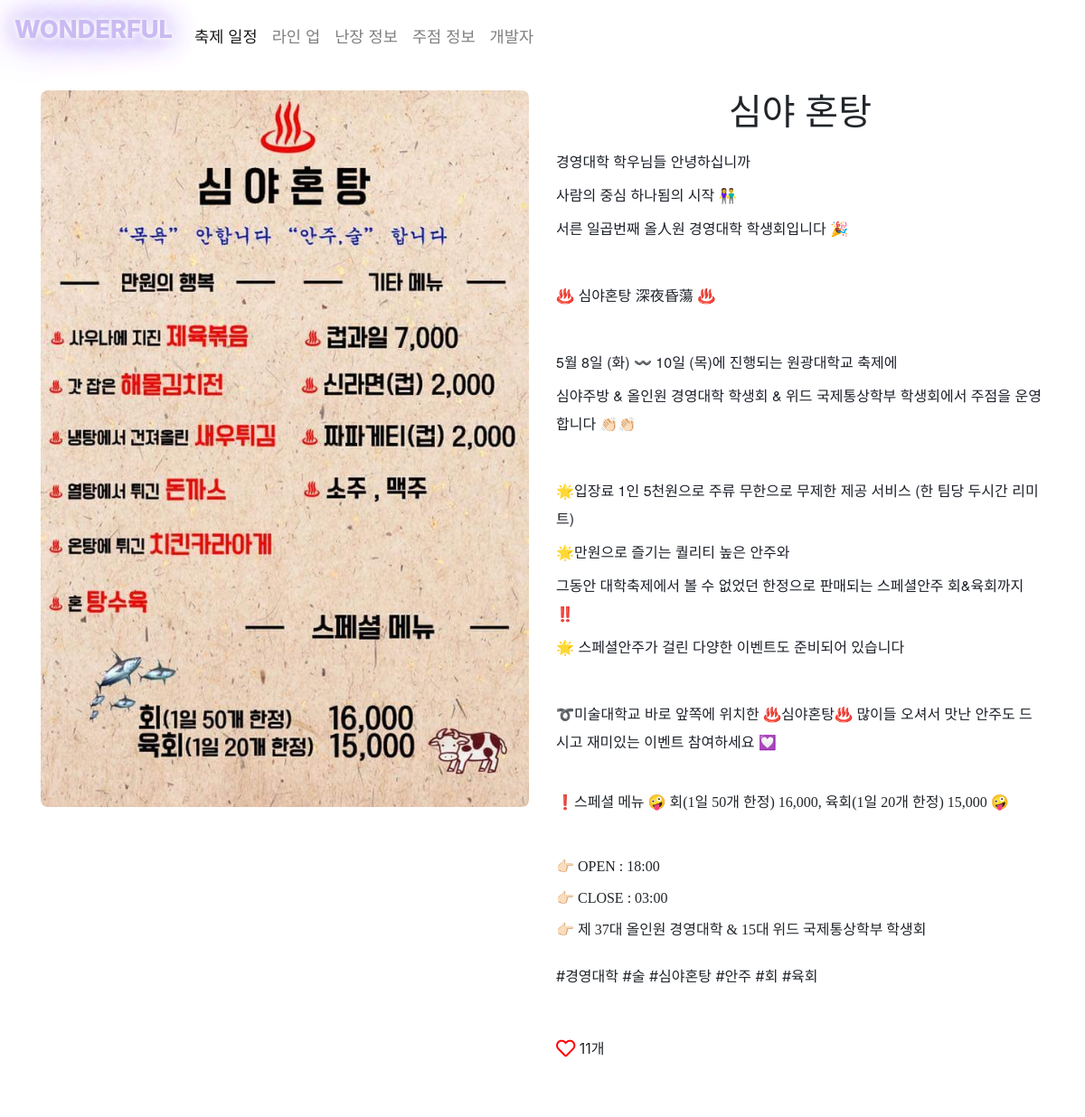
The page /jujum/2/ (upper part) on the database as committed earlier.
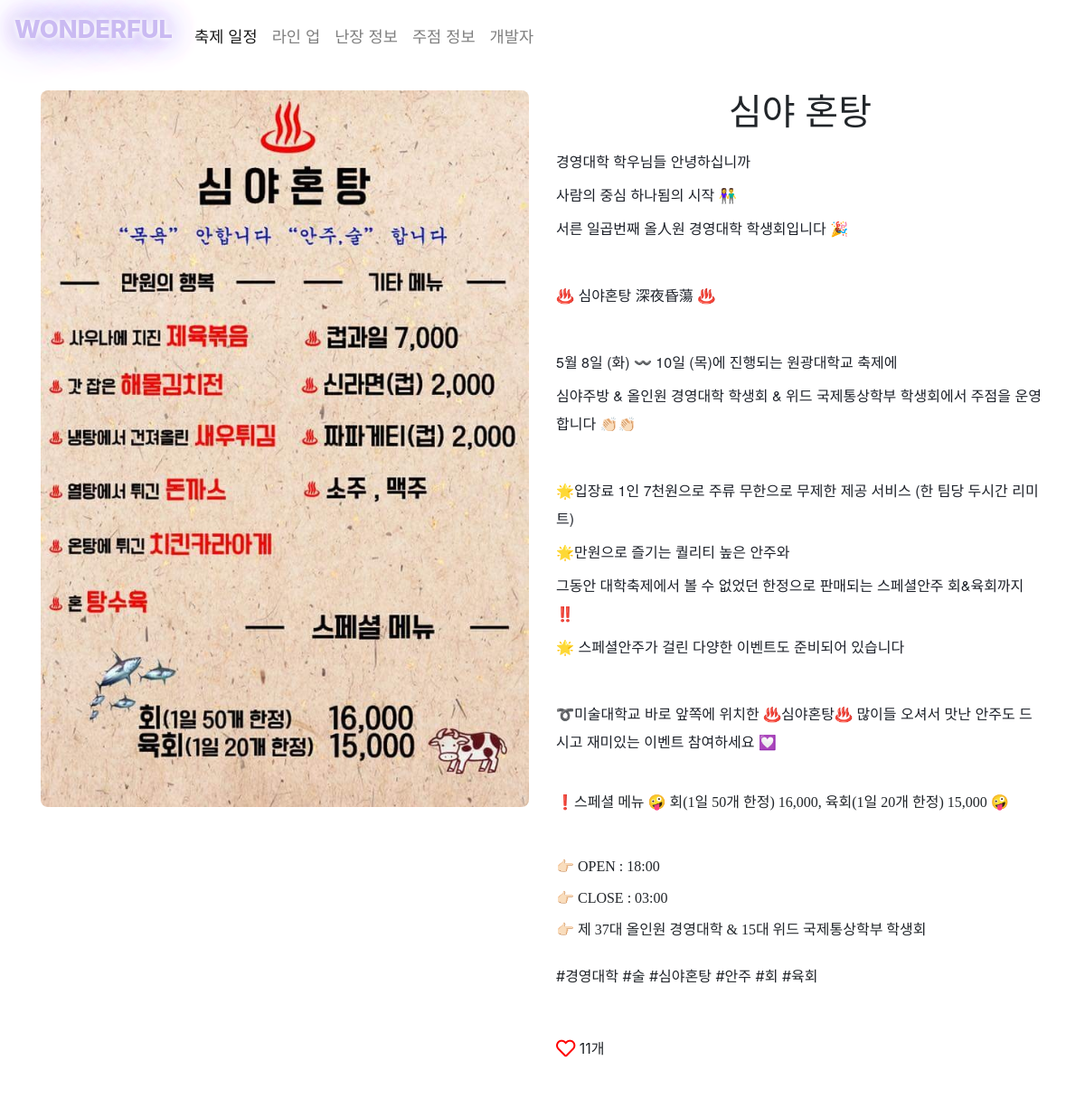
The same page on the database as committed later.
### jujum/models.py (models this page shows, shortened)
class Jujum(models.Model):
    title = models.CharField(max_length=20)
    content = models.TextField(blank=True, null=True)
    menu = models.ImageField(null=True, blank=True, upload_to='home/%Y/%m/%d')
    image1 = models.ImageField(null=True, blank=True, upload_to='home/%Y/%m/%d')
    image2 = models.ImageField(null=True, blank=True, upload_to='home/%Y/%m/%d')
    image3 = models.ImageField(null=True, blank=True, upload_to='home/%Y/%m/%d')
    tags = TaggableManager()
    like_count = models.IntegerField(default=0)
    lat = models.DecimalField(max_digits=9, decimal_places=6, null=True)
    lng = models.DecimalField(max_digits=9, decimal_places=6, null=True)
    priority = models.IntegerField(default=0, null=True, blank=True)
    class Meta:
        ordering = ["priority"]

### jujum/views.py (the view)
# urls.py: path('<int:pk>/', views.JujumDetailView.as_view(), name='detail'),
class JujumDetailView(generic.DetailView):
    model = Jujum

### jujum/templates/jujum/jujum_detail.html (shortened to what this page needs)
{% extends 'home/detail_base.html' %}
{% block content %}
<div class="container">
    <div class="row">
        <div class="jujum_image col-md-6">
            {% if object.menu %}
                <img src="{{ object.menu.url }}" class="img-fluid" alt="Responsive image">
            {% else %}
                <img src="/static/image/main.jpg" class="img-fluid" alt="Responsive image">
            {% endif %}
        </div>
        <div class="jujum_content col-md-6">
            <h1> {{ object.title }} </h1>
            <p> {{ object.content | safe}} </p>
            <div class="tag_section">
                {% for tag in object.tags.all %}
                    <li class= "tag_display"> #{{ tag }} </li>
                {% endfor %}
            </div>
            <div class="like_section">
                <i class="like far fa-heart fa-lg"></i>
                <p style="display:inline-block;" id="count_like-{{ object.id }}">{{ object.like_count }}개</p>
            </div>
        </div>
    </div>
    <div class="row">
    </div>
</div>
{% endblock %}

Rows that differ between the two databases and show on the page:
changed Jujum "심야 혼탕": content "…운영합니다 👏🏻👏🏻 🌟입장료 1인 5천원으로 주류 무한으로 무제한 제공…" → "…운영합니다 👏🏻👏🏻 🌟입장료 1인 7천원으로 주류 무한으로 무제한 제공…"
